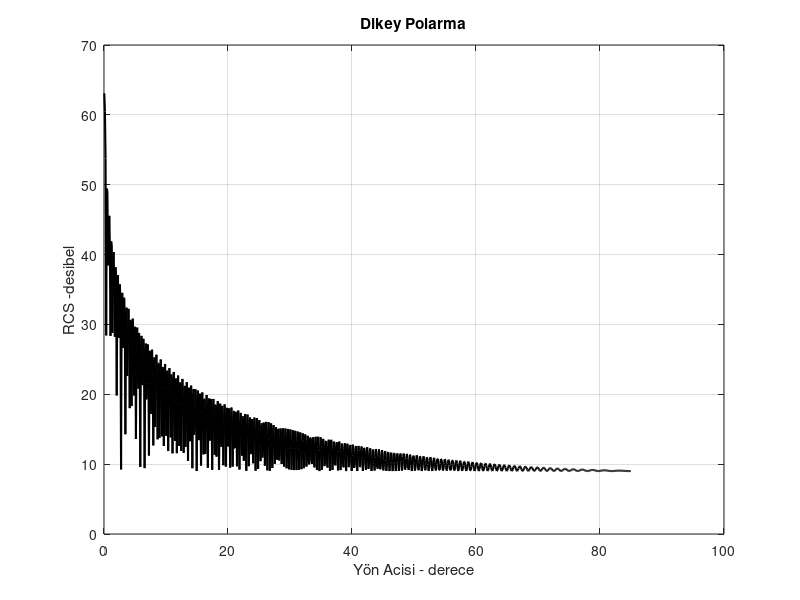
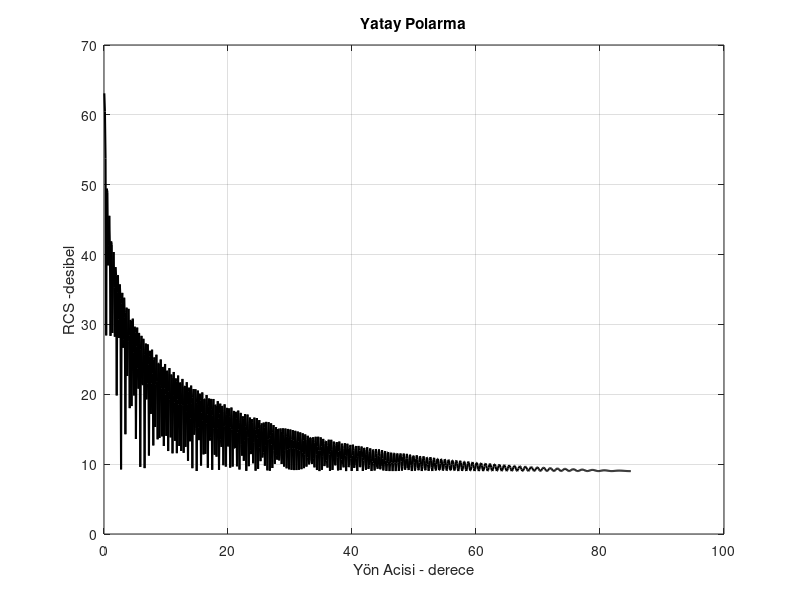

Write MATLAB code to recreate these figures, in order.

function radar_uygulama
uzunluk = input('Uzunluk :');
if isempty(uzunluk)
uzunluk = (400000) ;
end
genislik= input('Genişlik :');
if isempty(genislik)
genislik = (30000) ;
end
frekans= input('Frekans :');
if isempty(frekans)
frekans = (24) ;
end
frekans=frekans*10^9;
eps = 0.000001;
dalgaboyu = 3.0e+8 /frekans;
ka = 2. * pi * uzunluk / dalgaboyu;
teta = 0.05:0.1:85;
tetaradyan = (pi/180.) .* teta;
dikey1 = cos(ka .*sin(tetaradyan)) - 1i .* sin(ka .*sin(tetaradyan)) ./sin(tetaradyan);
dikey2 = exp(1i * ka - (pi /4)) / (sqrt(2 * pi) *(ka)^1.5);
dikey3 = (1. + sin(tetaradyan)) .* exp(-1i * ka .* sin(tetaradyan)) ./ (1. - sin(tetaradyan)).^2;
dikey4 = (1. - sin(tetaradyan)) .* exp(1i * ka .* sin(tetaradyan)) ./ (1. + sin(tetaradyan)).^2;
dikey5 = 1. - (exp(1i * 2. * ka - (pi / 2)) / (8. * pi * (ka)^3));
yatay1 = cos(ka .*sin(tetaradyan)) + 1i .* sin(ka .*sin(tetaradyan)) ./ sin(tetaradyan);
yatay2 = 4. * exp(1i * ka + (pi / 4.)) / (sqrt(2 * pi * ka));
yatay3 = exp(-1i * ka .* sin(tetaradyan)) ./ (1. - sin(tetaradyan));
yatay4 = exp(1i * ka * sin(tetaradyan)) ./ (1. + sin(tetaradyan));
yatay5 = 1. - (exp(1i *2. * ka + (pi / 2.)) / 2. * pi * ka);
rcsdikey = (genislik^2 / pi) .* (abs(dikey1 - dikey2 .*((1. ./ cos(tetaradyan)) +.25 .* dikey2 .* (dikey3 + dikey4)) .* (dikey5).^-1)).^2 + eps;
rcsyatay = (genislik^2 / pi) .* (abs(yatay1 - yatay2 .*((1. ./ cos(tetaradyan)) -.25 .* yatay2 .* (yatay3 + yatay4)) .* (yatay5).^-1)).^2 + eps;
rcsdikeydb = 10. .*log10(rcsdikey);
rcsyataydb = 10. .*log10(rcsyatay);
figure(1);
plot (teta, rcsdikeydb,'k','linewidth',1.5);
grid;
title (('Dikey Polarma'));
ylabel ('RCS -desibel');
xlabel ('Yön Acisi - derece');
figure(2);
plot (teta, rcsyataydb,'k','linewidth',1.5);
grid;
title (('Yatay Polarma'));
ylabel ('RCS -desibel');
xlabel ('Yön Acisi - derece');

